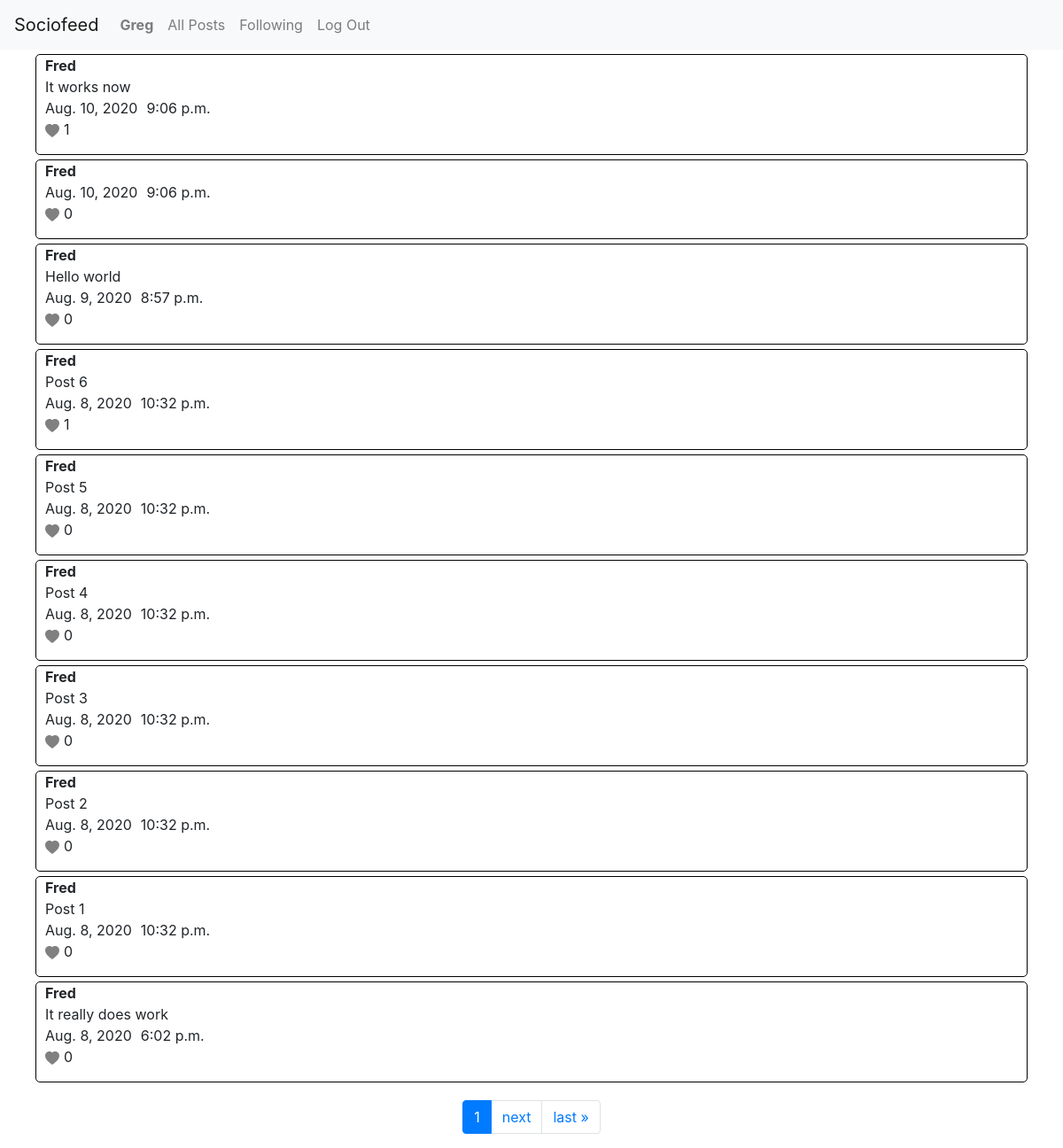
The app's page /following (signed in), older data.
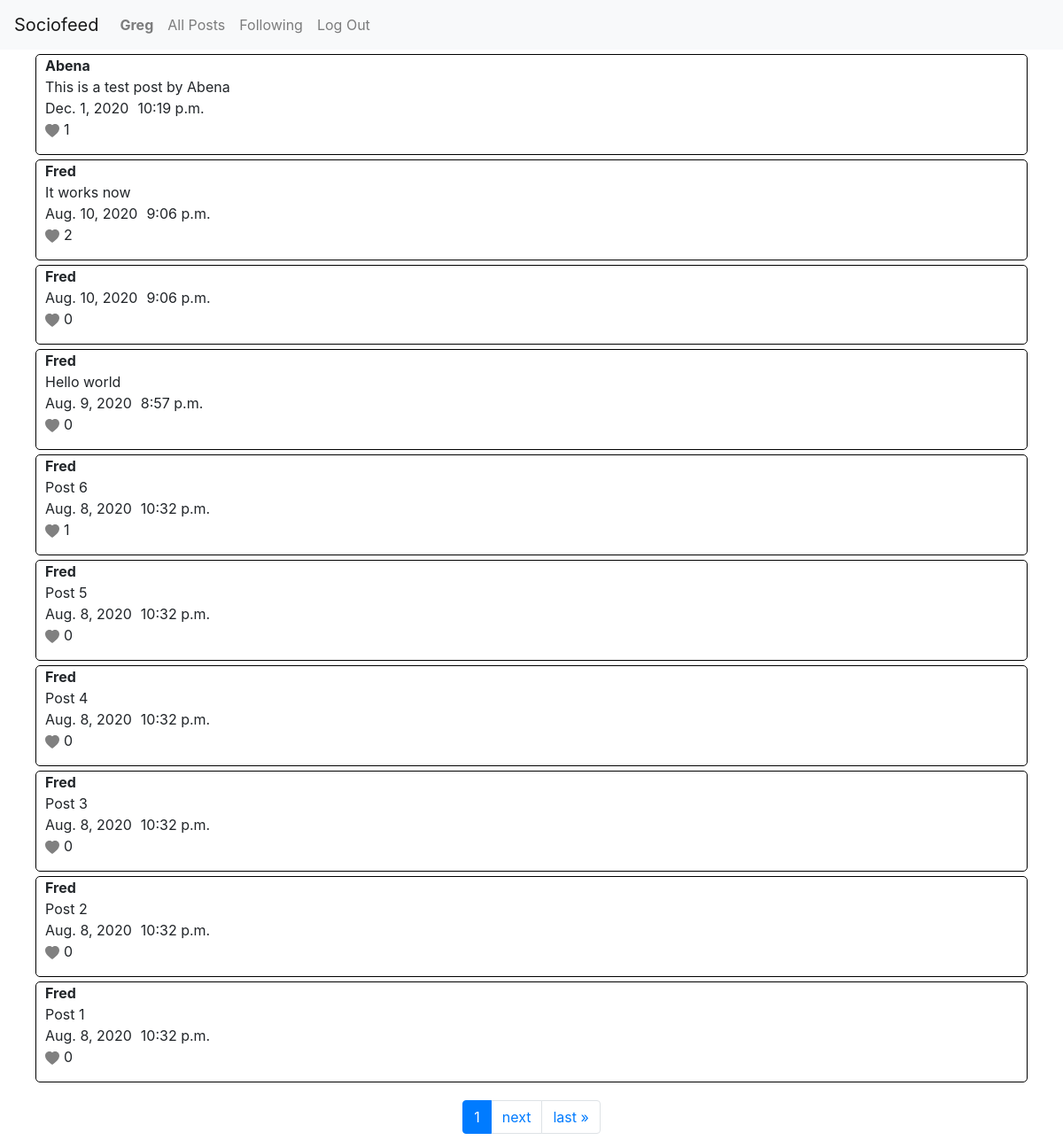
The same page, newer data.
### network/models.py (models this page shows, shortened)
class User(AbstractUser):
    pass

class Post(models.Model):
    user = models.ForeignKey(User, on_delete=models.CASCADE)
    post = models.CharField(max_length=1000)
    date = models.DateField()
    time = models.TimeField()

### network/views.py (the view)
# urls.py: path("following", views.following, name="following"),
@login_required
def following(request):
    u = User.objects.get(username=request.user)
    p = Post.objects.all()
    f_users = u.following.all()
    posts = Post.objects.filter(user__followers__follow=u).order_by('-id')
    paginator = Paginator(posts, 10)
    page_number = request.GET.get('page')
    posts = paginator.get_page(page_number)
    return render(request, "network/following.html", {
        "posts":posts
    })

### network/templatetags/custom_template_tags.py (called while the page is built)
@register.simple_tag
def post_liker(a, args):
    if args.likes.filter(user=a).exists():
        exists = True
    else:
        exists = False
    return exists

### network/templates/network/following.html (shortened to what this page needs)
{% extends "network/layout.html" %}
{% load custom_template_tags %}
{% block body %}
    <div class="post-main">
        {% for i in posts %}
            <div class="post-container">
                <div class="title-post">
                    <div class="title">{{ i.user|title }}</div>
                    <div class="post"> {{ i.post }} </div>
                </div>
                <div class="date-time">
                    <div class="date">{{ i.date }} </div>
                    <div class="time"> {{ i.time }} </div>
                </div>
                <div class="like">
                    <a class="like-link" id="like-{{ i.id }}" data-id="{{ i.id }}">
                        {% post_liker request.user i as likee %}
                        {% if likee == False %}
                        <svg id="b-{{ i.id }}" class="like-btn" width="1em" height="1em" viewBox="0 0 16 16" class="bi bi-heart-fill" fill="grey" xmlns="http://www.w3.org/2000/svg">
                            <path fill-rule="evenodd" d="M8 1.314C12.438-3.248 23.534 4.735 8 15-7.534 4.736 3.562-3.248 8 1.314z"/>
                        </svg>
                        {% else %}
                        <svg id="b-{{ i.id }}" class="like-btn" width="1em" height="1em" viewBox="0 0 16 16" class="bi bi-heart-fill" fill="red" xmlns="http://www.w3.org/2000/svg">
                            <path fill-rule="evenodd" d="M8 1.314C12.438-3.248 23.534 4.735 8 15-7.534 4.736 3.562-3.248 8 1.314z"/>
                        </svg>
                        {% endif %}
                    </a>
                    <p id="num-likes-{{ i.id }}" class="num-likes"> {{ i.likes.count}} </p>
                </div>
            </div>
        {% endfor %}
    </div>
    <nav class="page-nav" aria-label="Page navigation example">
        <ul class="pagination">
                <li class="page-item active" aria-current="page">
                    <a class="page-link" href="?page={{ posts.number }}">{{ posts.number }} <span class="sr-only">(current)</span></a>
                </li>
            {% if posts.has_next %}
                <li class="page-item"><a class="page-link" href="?page={{ posts.next_page_number }}">next</a></li>
                <li class="page-item"><a class="page-link" href="?page={{ posts.paginator.num_pages }}">last &raquo;</a></li>
            {% endif %}
        </ul>
    </nav>
{% endblock %}

### network/templates/network/layout.html (shortened to what this page needs)
{% load static %}
<!DOCTYPE html>
<html lang="en">
    <head>
        <link rel="stylesheet" href="https://stackpath.bootstrapcdn.com/bootstrap/4.4.1/css/bootstrap.min.css">
        <link href="{% static 'network/styles.css' %}" rel="stylesheet">
    </head>
    <body>
        <nav class="navbar navbar-expand-lg navbar-light bg-light">
            <a class="navbar-brand" href="{% url 'index' %}">Sociofeed</a>
            <div>
              <ul class="navbar-nav mr-auto">
                {% if user.is_authenticated %}
                    <li class="nav-item">
                        <a class="nav-link" href="{% url 'profile' %}"><strong>{{ user.username|title }}</strong></a>
                    </li>
                {% endif %}
                <li class="nav-item">
                  <a class="nav-link" href="{% url 'index' %}">All Posts</a>
                </li>
                {% if user.is_authenticated %}
                    <li class="nav-item">
                        <a class="nav-link" href="{% url 'following' %}">Following</a>
                    </li>
                    <li class="nav-item">
                        <a class="nav-link" href="{% url 'logout' %}">Log Out</a>
                    </li>
                {% endif %}
              </ul>
            </div>
          </nav>
        <div class="body">
            {% block body %}
            {% endblock %}
        </div>
    </body>
</html>

### network/static/network/styles.css (style rules this page uses)
.post-container { border: 1px solid black; margin-left: 40px; margin-right: 40px; margin-top: 5px; margin-bottom: 5px; border-radius: 5px; }
.post-container .title-post { margin-left: 10px; }
.post-container .title-post .title { font-weight: bold; }
.post-container .date-time { margin-left: 10px; display: flex; }
.post-container .date-time .date { margin-right: 10px; }
.post-container .like { margin-left: 10px; display: flex; }
.post-container .like .like-btn { margin-right: 5px; }
.page-nav { display: flex; justify-content: center; margin-top: 20px; }

Row changes from the older to the newer data that the page shows:
no longer on this page (row unchanged): Post: user "Fred", post "It really does work", date "Aug. 8, 2020", time "6:02 p.m.", likes.count "0"
added Post: user "Abena", post "This is a test post by Abena", date "Dec. 1, 2020", time "10:19 p.m.", likes.count "1"
computed for Post "It works now": likes.count "1" → "2"
